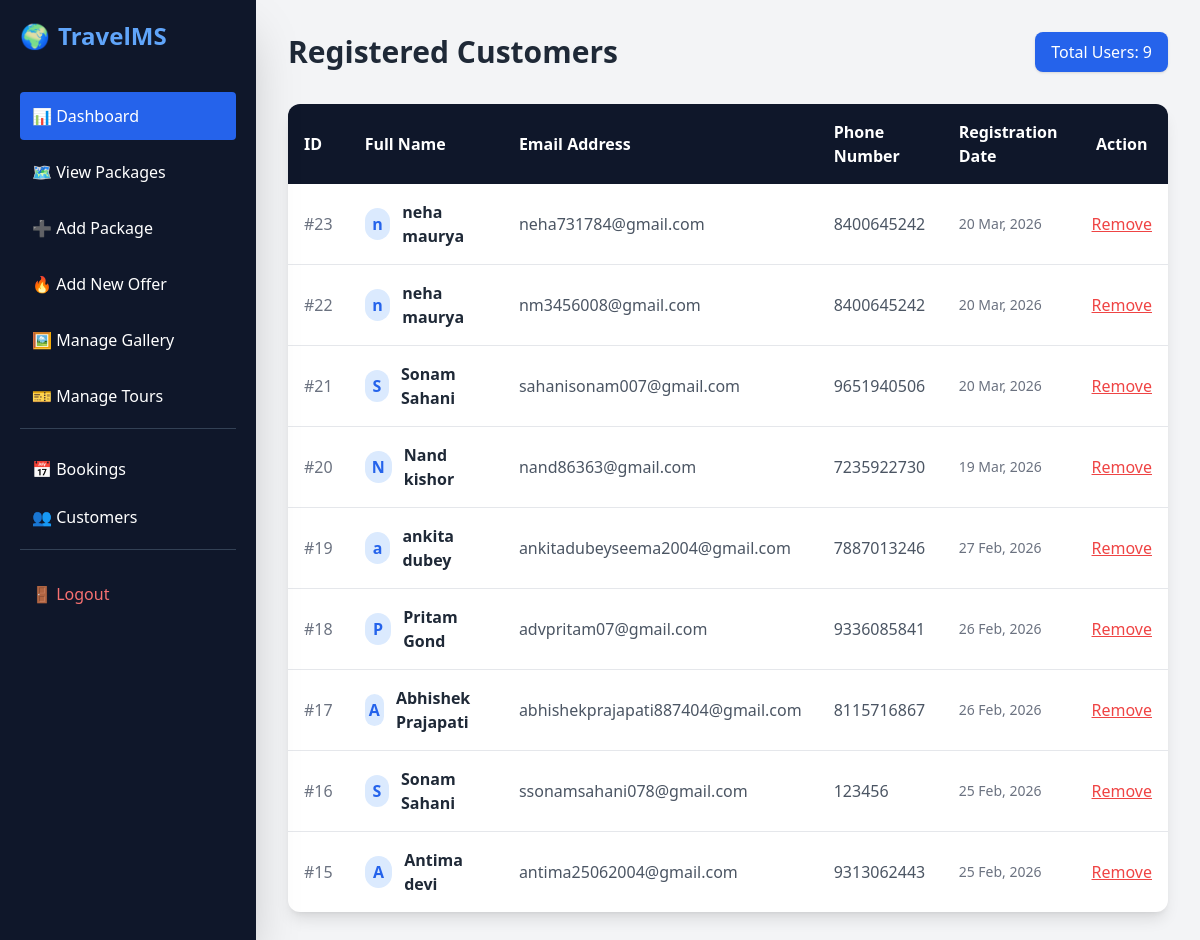
The page /admin/customers.php (signed in) on the database its author committed.
### tables this page shows
CREATE TABLE `users` (
  `id` int(11) NOT NULL,
  `full_name` varchar(100) NOT NULL,
  `email` varchar(100) NOT NULL,
  `password` varchar(255) NOT NULL,
  `phone` varchar(20) DEFAULT NULL,
  `created_at` timestamp NOT NULL DEFAULT current_timestamp(),
  `address` varchar(255) DEFAULT NULL,
  `profile_pic` varchar(255) DEFAULT NULL,
  `reset_token` varchar(255) DEFAULT NULL,
  `city` varchar(100) DEFAULT NULL,
  `state` varchar(100) DEFAULT NULL
);

### admin/customers.php (the view, shortened to what this page needs)
<?php
include('db.php');
?>
<!DOCTYPE html>
<html lang="en">
<head>
    <script src="https://cdn.tailwindcss.com"></script>
</head>
<body class="bg-gray-100 flex">
    <?php include('sidebar.php'); ?>
    <div class="ml-64 p-8 w-full">
        <div class="flex justify-between items-center mb-8">
            <div>
                <h2 class="text-3xl font-bold text-gray-800">Registered Customers</h2>
            </div>
            <div class="bg-blue-600 text-white px-4 py-2 rounded-lg shadow">
                Total Users:
                <?php
                $count_res = mysqli_query($conn, "SELECT COUNT(id) as total FROM users");
                $count_data = mysqli_fetch_assoc($count_res);
                echo $count_data['total'];
                ?>
            </div>
        </div>
        <div class="bg-white rounded-xl shadow-lg overflow-hidden">
            <table class="w-full text-left">
                <thead class="bg-slate-900 text-white">
                    <tr>
                        <th class="p-4">ID</th>
                        <th class="p-4">Full Name</th>
                        <th class="p-4">Email Address</th>
                        <th class="p-4">Phone Number</th>
                        <th class="p-4">Registration Date</th>
                        <th class="p-4 text-center">Action</th>
                    </tr>
                </thead>
                <tbody class="divide-y divide-gray-200">
                    <?php
                    $res = mysqli_query($conn, "SELECT * FROM users ORDER BY id DESC");
                    if(mysqli_num_rows($res) > 0) {
                        while($user = mysqli_fetch_assoc($res)) {
                    ?>
                    <tr class="hover:bg-gray-50 transition">
                        <td class="p-4 text-gray-500">#<?php echo $user['id']; ?></td>
                        <td class="p-4 font-semibold text-gray-800">
                            <div class="flex items-center">
                                <div class="w-8 h-8 rounded-full bg-blue-100 text-blue-600 flex items-center justify-center mr-3 font-bold">
                                    <?php echo substr($user['full_name'], 0, 1); ?>
                                </div>
                                <?php echo $user['full_name']; ?>
                            </div>
                        </td>
                        <td class="p-4 text-gray-600"><?php echo $user['email']; ?></td>
                        <td class="p-4 text-gray-600"><?php echo $user['phone']; ?></td>
                        <td class="p-4 text-sm text-gray-500">
                            <?php echo date('d M, Y', strtotime($user['created_at'])); ?>
                        </td>
                        <td class="p-4 text-center">
                            <a href="customers.php?delete_id=<?php echo $user['id']; ?>"
                               onclick="return confirm('Kya aap is user ko hatana chahte hain?')"
                               class="text-red-500 hover:text-red-700 font-medium underline">
                               Remove
                            </a>
                        </td>
                    </tr>
                    <?php
                        }
                    } else {
                        echo "<tr><td colspan='6' class='p-10 text-center text-gray-400'>No customers found.</td></tr>";
                    }
                    ?>
                </tbody>
            </table>
        </div>
    </div>
</body>
</html>

### rows shown on the page
users: id "23", full_name "n", full_name "neha maurya", email "neha731784@gmail.com", phone "8400645242", created_at "20 Mar, 2026"
users: id "22", full_name "n", full_name "neha maurya", email "nm3456008@gmail.com", phone "8400645242", created_at "20 Mar, 2026"
users: id "21", full_name "S", full_name "Sonam Sahani", email "sahanisonam007@gmail.com", phone "9651940506", created_at "20 Mar, 2026"
users: id "20", full_name "N", full_name "Nand kishor", email "nand86363@gmail.com", phone "7235922730", created_at "19 Mar, 2026"
users: id "19", full_name "a", full_name "ankita dubey", email "ankitadubeyseema2004@gmail.com", phone "7887013246", created_at "27 Feb, 2026"
users: id "18", full_name "P", full_name "Pritam Gond", email "advpritam07@gmail.com", phone "9336085841", created_at "26 Feb, 2026"
users: id "17", full_name "A", full_name "Abhishek Prajapati", email "abhishekprajapati887404@gmail.com", phone "8115716867", created_at "26 Feb, 2026"
users: id "16", full_name "S", full_name "Sonam Sahani", email "ssonamsahani078@gmail.com", phone "123456", created_at "25 Feb, 2026"
users: id "15", full_name "A", full_name "Antima devi", email "antima25062004@gmail.com", phone "9313062443", created_at "25 Feb, 2026"

### other values the page prints
$count_data['total'] "9"
